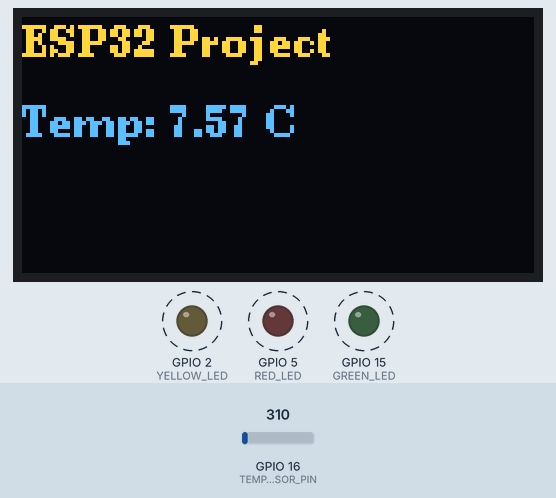
A sketch run on a simulated ESP32. On the bench: 128×64 one-colour display, output pins drawn as LEDs (lit = HIGH). Dashed ring = blinking. Inputs (shaded band) come from the test bench; at power-on: GPIO 16 (TEMP_SENSOR_PIN) = 310. The OLED is the two-colour kind (top 16 rows yellow).

Above: at 4.8 s.
4.9 s: GPIO 16 (TEMP_SENSOR_PIN) set to 372
At 8.0 s:
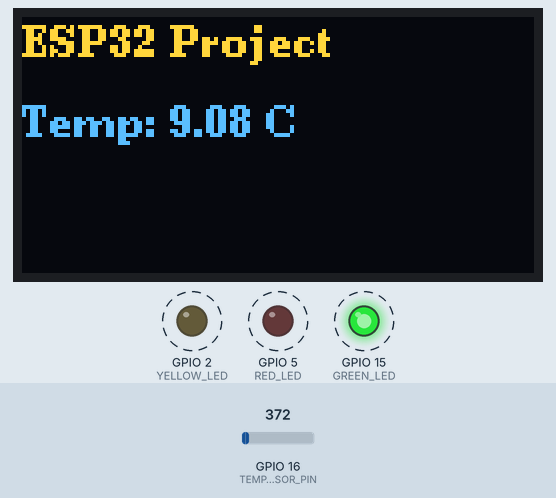
8.5 s: GPIO 16 (TEMP_SENSOR_PIN) set to 434
At 11.5 s:
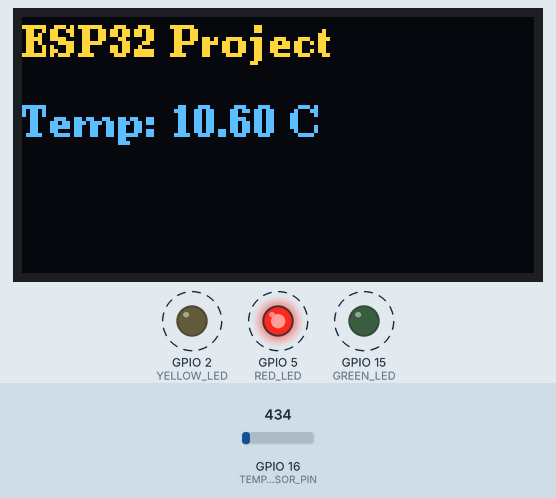
12.1 s: GPIO 16 (TEMP_SENSOR_PIN) set to 527
At 16.0 s:
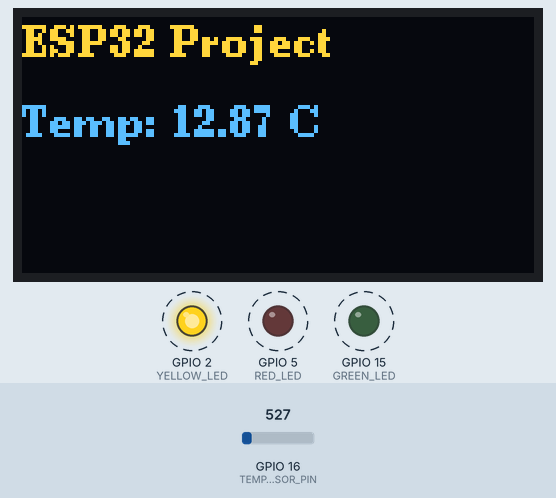
Timing chart, 0 to 21.7 s (numbered marks = the images above; inputs shaded):
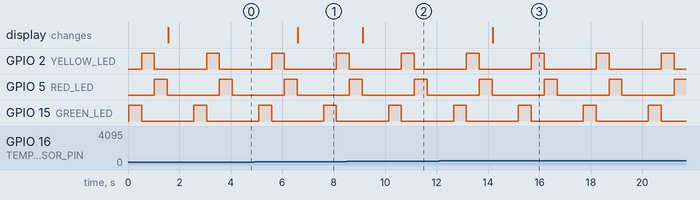

Measured:
- after the input at 4.9 s, the display: changes after 1.7 s (image 1)
- after the input at 8.5 s, the display: changes after 0.63 s (image 2)
- after the input at 12.1 s, the display: changes after 2.1 s (image 3)
- by itself, GPIO 2 (YELLOW_LED), GPIO 5 (RED_LED), GPIO 15 (GREEN_LED): alternates HIGH for 0.50 s and LOW for 2.0 s

The sketch:

ESP32_Project.ino.ino
```cpp
#include <Arduino.h>
#include <U8g2lib.h>

// Định nghĩa chân GPIO cho đèn LED
#define GREEN_LED 15
#define YELLOW_LED 2
#define RED_LED 5
#define TEMP_SENSOR_PIN 16

// Khai báo màn hình OLED SH1106
U8G2_SH1106_128X64_NONAME_F_HW_I2C u8g2(U8G2_R0, /* clock=*/ 12, /* data=*/ 13, /* reset=*/ U8X8_PIN_NONE);

void setup() {
    Serial.begin(115200);

    // Cấu hình LED là OUTPUT
    pinMode(GREEN_LED, OUTPUT);
    pinMode(YELLOW_LED, OUTPUT);
    pinMode(RED_LED, OUTPUT);

    // Khởi tạo màn hình OLED
    u8g2.begin();
}

void loop() {
    // Nhấp nháy LED
    digitalWrite(GREEN_LED, HIGH);
    delay(500);
    digitalWrite(GREEN_LED, LOW);

    digitalWrite(YELLOW_LED, HIGH);
    delay(500);
    digitalWrite(YELLOW_LED, LOW);

    digitalWrite(RED_LED, HIGH);
    delay(500);
    digitalWrite(RED_LED, LOW);

    // Đọc giá trị nhiệt độ (giả lập, vì ESP32 không có cảm biến nhiệt độ tích hợp)
    int temp_value = analogRead(TEMP_SENSOR_PIN);
    float temperature = (temp_value / 4095.0) * 100.0;

    // Hiển thị lên OLED
    u8g2.clearBuffer();
    u8g2.setFont(u8g2_font_ncenB08_tr);
    u8g2.drawStr(0, 10, "ESP32 Project");

    char temp_str[20];
    sprintf(temp_str, "Temp: %.2f C", temperature);
    u8g2.drawStr(0, 30, temp_str);

    u8g2.sendBuffer();

    delay(1000);
}
```
